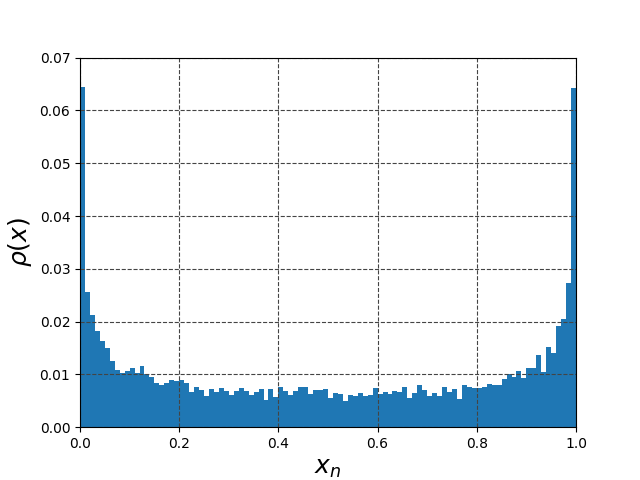

Source code (Python):
import csv
import seaborn as sns
from io import BytesIO
import matplotlib.pyplot as plt
from mpl_toolkits.mplot3d import Axes3D
from PIL import Image
from matplotlib.animation import FuncAnimation
import numpy as np

# sns.set(style="darkgrid")

fig = plt.figure(dpi=256)

n = 10000
x0 = 0.1
x = x0
X = []
Y = []
for k in range(n):
    X.append(k)
    x = 4.0 * x * (1.0 - x)
    Y.append(x)
print(X)
print(Y)
weights = np.ones_like(Y) / float(len(Y))
fig = plt.figure()
ax = fig.add_subplot(1, 1, 1)
ax.hist(Y, bins=100, weights=weights)
GRID_COLOR = "#444444"
GRID_LINE_WIDTH = 0.8
plt.grid(which="both", color=GRID_COLOR, linestyle="--", linewidth=GRID_LINE_WIDTH)

ax.set_aspect("auto")
plt.xlim(0, 1)
plt.ylim(0, 0.07)
ax.set_xlabel(r"$x_{n}$", fontsize=18)
ax.set_ylabel(r"$\rho(x)$", fontsize=18)
plt.savefig("logistic_invariant_dist.png")
